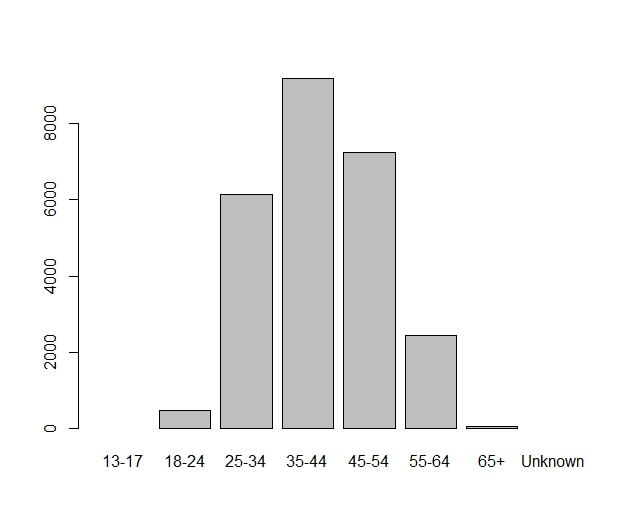

The script that drew this image:
# FitFam 
# Question: What ages has converted best?
# To address: Plot histogram of conversions grouped by age categories

# Import raw data file that was exported from Facebook ads manager
age_data <- read.csv(file.choose(), header=TRUE)

#sort by age asecending order
age_data <- age_data[order(age_data$Age),]
barplot(age_data$Website.Conversions, names.arg=c('13-17','18-24','25-34','35-44','45-54','55-64','65+','Unknown'))
